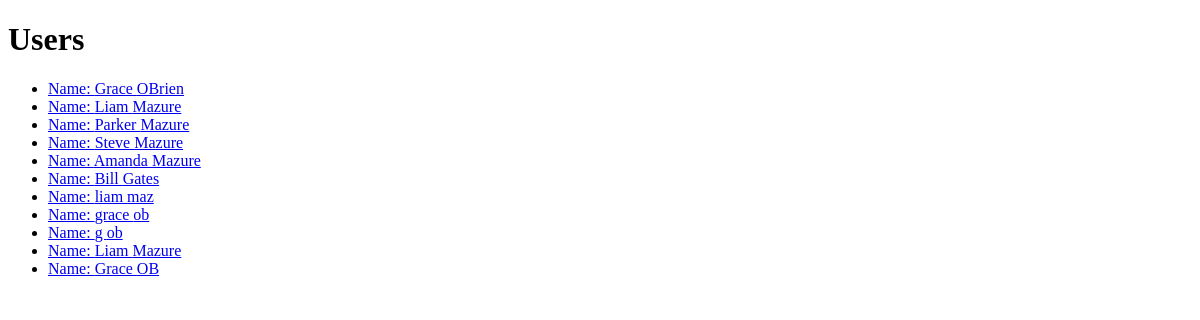
The page /user/all/ on the database as committed earlier.
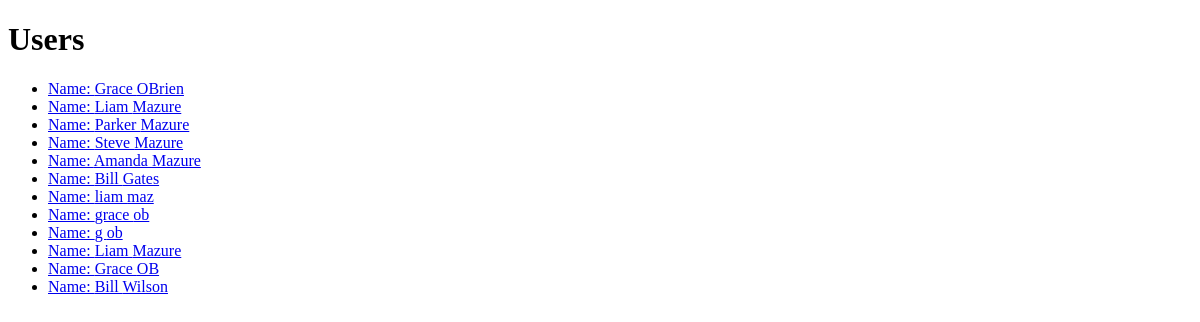
The same page on the database as committed later.
### users/models.py (models this page shows)
class User(AbstractBaseUser, PermissionsMixin):
    first_name = models.CharField(max_length = 30)
    last_name = models.CharField(max_length= 30)
    email = models.CharField(max_length = 50, unique=True)
    username = models.CharField(max_length = 30)
    password = models.CharField(max_length=30)
    is_active = models.BooleanField(default=True)
    is_staff = models.BooleanField(default=False)
    USERNAME_FIELD = 'email'
    REQUIRED_FIELDS = ['username', 'password']
    objects = CustomUserManager()

### users/views.py (the view)
# urls.py: path("all/", views.allUsers, name = "all"),
def allUsers(request):
    myusers = User.objects.all().values()
    template = loader.get_template('./authenticate/allUsers.html')
    data = {
        'myusers' : myusers,
    }
    return HttpResponse(template.render(data, request))

### users/templates/authenticate/allUsers.html
<!DOCTYPE html>
<html>
<body>
    <h1>Users</h1>
    <ul>
        {% for x in myusers %}
            <li><a href = "info/id:{{x.id}}"> Name: {{x.first_name}} {{x.last_name}}<br></a></li>
        {% endfor %}
    </ul>
</body>
</html>

Rows that differ between the two databases and show on the page:
added User: first_name "Bill", last_name "Wilson"
